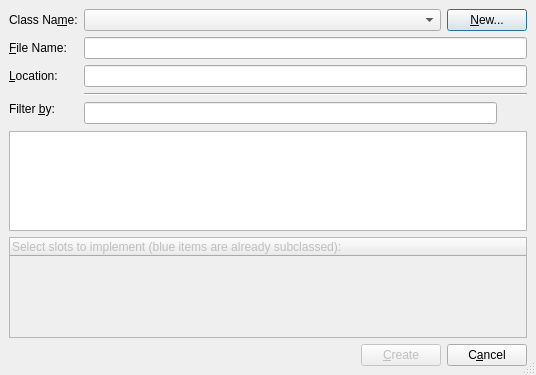
<ui version="4.0" >
 <class>Subclassing</class>
 <widget class="QDialog" name="Subclassing" >
  <property name="geometry" >
   <rect>
    <x>0</x>
    <y>0</y>
    <width>536</width>
    <height>375</height>
   </rect>
  </property>
  <property name="windowTitle" >
   <string>Qt Designer Form Subclassing</string>
  </property>
  <property name="sizeGripEnabled" >
   <bool>true</bool>
  </property>
  <layout class="QGridLayout" >
   <property name="margin" >
    <number>9</number>
   </property>
   <property name="spacing" >
    <number>6</number>
   </property>
   <item row="0" column="0" >
    <widget class="QLabel" name="label" >
     <property name="text" >
      <string>Class Na&amp;me:</string>
     </property>
     <property name="buddy" >
      <cstring>comboClassName</cstring>
     </property>
    </widget>
   </item>
   <item row="0" column="1" >
    <layout class="QHBoxLayout" >
     <property name="margin" >
      <number>0</number>
     </property>
     <property name="spacing" >
      <number>6</number>
     </property>
     <item>
      <widget class="QComboBox" name="comboClassName" />
     </item>
     <item>
      <widget class="QPushButton" name="newImplementation" >
       <property name="sizePolicy" >
        <sizepolicy>
         <hsizetype>4</hsizetype>
         <vsizetype>0</vsizetype>
         <horstretch>0</horstretch>
         <verstretch>0</verstretch>
        </sizepolicy>
       </property>
       <property name="text" >
        <string>&amp;New...</string>
       </property>
      </widget>
     </item>
    </layout>
   </item>
   <item row="1" column="0" >
    <widget class="QLabel" name="label_2" >
     <property name="text" >
      <string>&amp;File Name:</string>
     </property>
     <property name="buddy" >
      <cstring>filename</cstring>
     </property>
    </widget>
   </item>
   <item row="1" column="1" >
    <widget class="QLineEdit" name="filename" >
     <property name="readOnly" >
      <bool>true</bool>
     </property>
    </widget>
   </item>
   <item row="2" column="0" >
    <widget class="QLabel" name="label_4" >
     <property name="text" >
      <string>&amp;Location:</string>
     </property>
     <property name="buddy" >
      <cstring>location</cstring>
     </property>
    </widget>
   </item>
   <item row="2" column="1" >
    <widget class="QLineEdit" name="location" >
     <property name="readOnly" >
      <bool>false</bool>
     </property>
    </widget>
   </item>
   <item rowspan="2" row="3" column="0" >
    <widget class="QLabel" name="label_3" >
     <property name="text" >
      <string>Filter &amp;by:</string>
     </property>
     <property name="buddy" >
      <cstring>filterEdit</cstring>
     </property>
    </widget>
   </item>
   <item row="3" column="1" >
    <widget class="Line" name="line" >
     <property name="orientation" >
      <enum>Qt::Horizontal</enum>
     </property>
    </widget>
   </item>
   <item row="4" column="1" >
    <layout class="QHBoxLayout" >
     <property name="margin" >
      <number>0</number>
     </property>
     <property name="spacing" >
      <number>6</number>
     </property>
     <item>
      <widget class="QLineEdit" name="filterEdit" />
     </item>
     <item>
      <widget class="QToolButton" name="clearButton" >
       <property name="text" >
        <string/>
       </property>
       <property name="icon" >
        <iconset resource="../resources/resources.qrc" >:/divers/images/clear_left.png</iconset>
       </property>
       <property name="autoRaise" >
        <bool>true</bool>
       </property>
      </widget>
     </item>
    </layout>
   </item>
   <item row="5" column="0" colspan="2" >
    <widget class="QTreeView" name="filterView" >
     <property name="alternatingRowColors" >
      <bool>true</bool>
     </property>
     <property name="animated" >
      <bool>false</bool>
     </property>
    </widget>
   </item>
   <item row="6" column="0" colspan="2" >
    <widget class="QTreeWidget" name="treeSlots" >
     <property name="enabled" >
      <bool>false</bool>
     </property>
     <property name="sizePolicy" >
      <sizepolicy>
       <hsizetype>1</hsizetype>
       <vsizetype>4</vsizetype>
       <horstretch>0</horstretch>
       <verstretch>0</verstretch>
      </sizepolicy>
     </property>
     <property name="rootIsDecorated" >
      <bool>false</bool>
     </property>
     <column>
      <property name="text" >
       <string>Select slots to implement (blue items are already subclassed):</string>
      </property>
     </column>
    </widget>
   </item>
   <item row="7" column="0" colspan="2" >
    <layout class="QHBoxLayout" >
     <property name="margin" >
      <number>0</number>
     </property>
     <property name="spacing" >
      <number>6</number>
     </property>
     <item>
      <spacer>
       <property name="orientation" >
        <enum>Qt::Horizontal</enum>
       </property>
       <property name="sizeHint" >
        <size>
         <width>40</width>
         <height>20</height>
        </size>
       </property>
      </spacer>
     </item>
     <item>
      <widget class="QPushButton" name="okButton" >
       <property name="enabled" >
        <bool>false</bool>
       </property>
       <property name="text" >
        <string>&amp;Create</string>
       </property>
       <property name="checkable" >
        <bool>false</bool>
       </property>
      </widget>
     </item>
     <item>
      <widget class="QPushButton" name="cancelButton" >
       <property name="text" >
        <string>C&amp;ancel</string>
       </property>
      </widget>
     </item>
    </layout>
   </item>
  </layout>
 </widget>
 <tabstops>
  <tabstop>filterEdit</tabstop>
  <tabstop>filterView</tabstop>
  <tabstop>comboClassName</tabstop>
  <tabstop>filename</tabstop>
  <tabstop>location</tabstop>
  <tabstop>newImplementation</tabstop>
  <tabstop>okButton</tabstop>
  <tabstop>cancelButton</tabstop>
  <tabstop>treeSlots</tabstop>
 </tabstops>
 <resources>
  <include location="../resources/resources.qrc" />
 </resources>
 <connections>
  <connection>
   <sender>okButton</sender>
   <signal>clicked()</signal>
   <receiver>Subclassing</receiver>
   <slot>accept()</slot>
   <hints>
    <hint type="sourcelabel" >
     <x>480</x>
     <y>436</y>
    </hint>
    <hint type="destinationlabel" >
     <x>61</x>
     <y>359</y>
    </hint>
   </hints>
  </connection>
  <connection>
   <sender>cancelButton</sender>
   <signal>clicked()</signal>
   <receiver>Subclassing</receiver>
   <slot>reject()</slot>
   <hints>
    <hint type="sourcelabel" >
     <x>566</x>
     <y>436</y>
    </hint>
    <hint type="destinationlabel" >
     <x>331</x>
     <y>300</y>
    </hint>
   </hints>
  </connection>
 </connections>
</ui>
